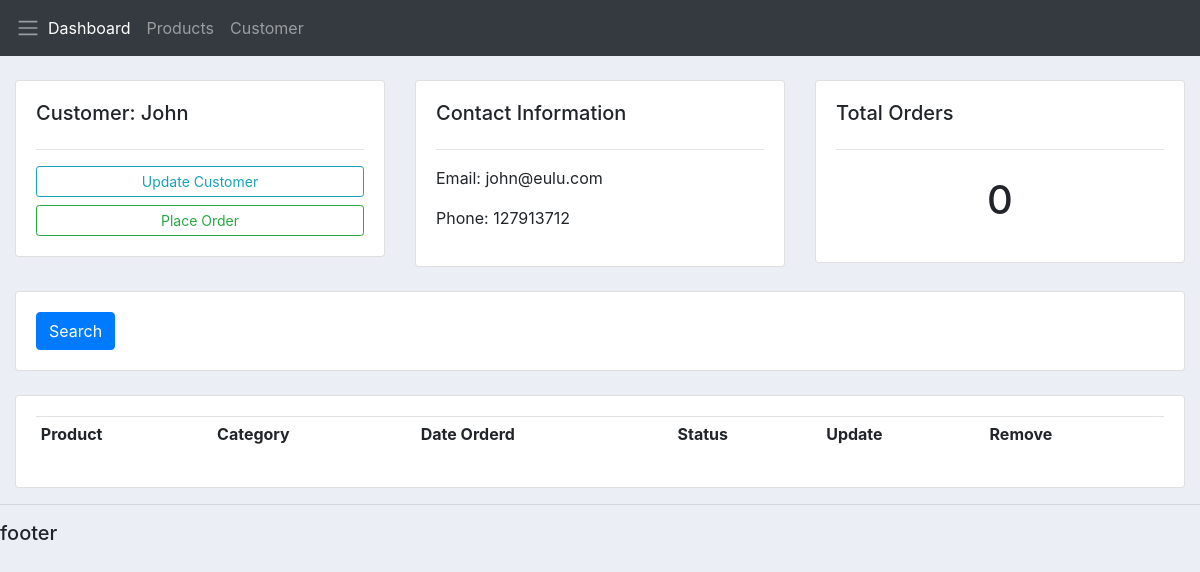
Before: /customer/1/ with the older database file.
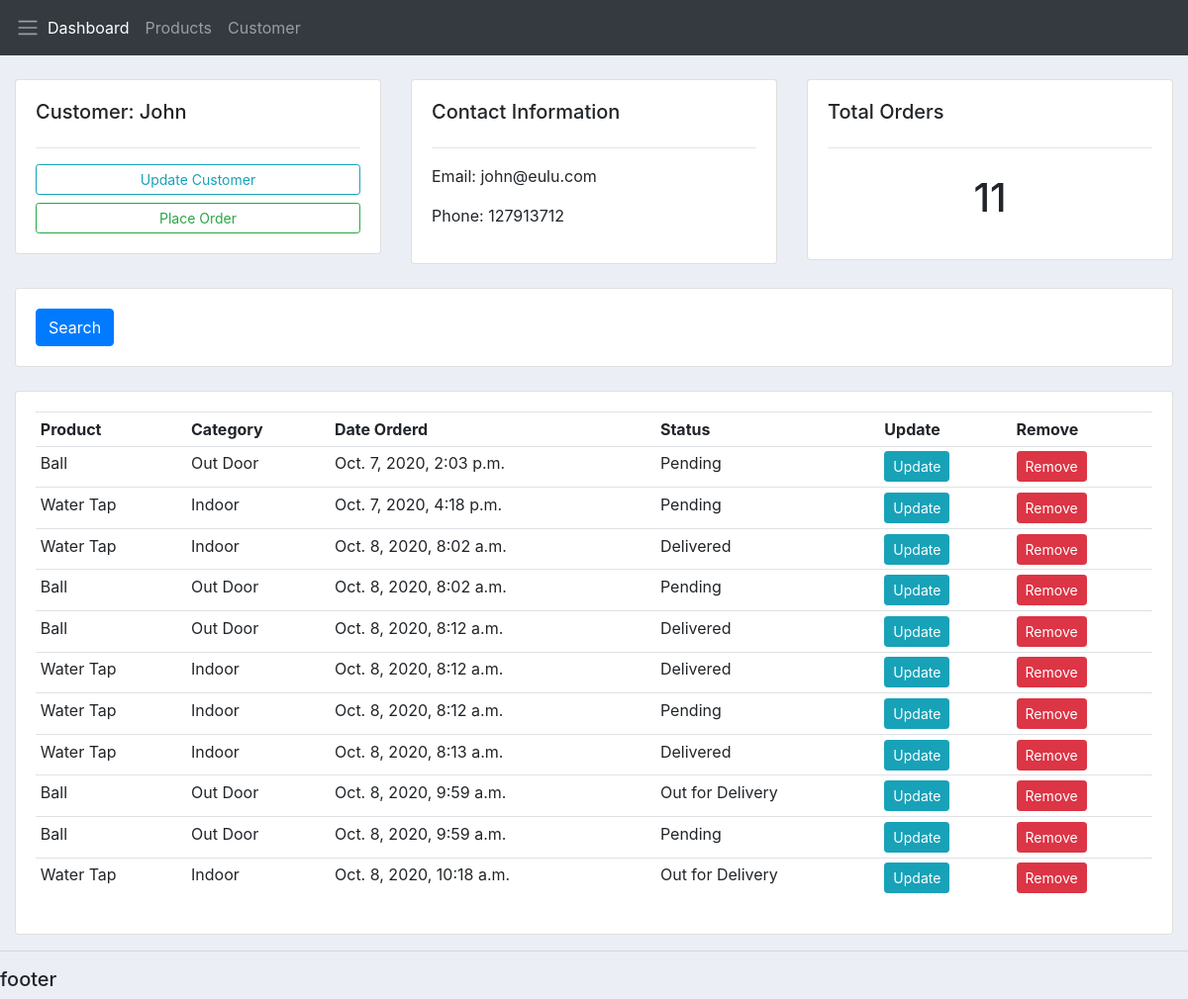
After: the same page with the newer database file.
### accounts/models.py (models this page shows, shortened)
class Customer(models.Model):
    name = models.CharField(max_length=200, null= True)
    phone = models.CharField(max_length=200, null= True)
    email = models.CharField(max_length=200, null= True)
    date_created = models.DateTimeField(auto_now_add = True, null= True)

class Order(models.Model):
    STATUS = (
        ('Pending', 'Pending'),
        ('Out for Delivery', 'Out for Delivery'),
        ('Delivered','Delivered'),
    )
    customer = models.ForeignKey(Customer, null = True, on_delete = models.SET_NULL)
    product = models.ForeignKey(Product, null = True, on_delete = models.SET_NULL)
    date_created = models.DateTimeField(auto_now_add = True, null= True)
    status = models.CharField(max_length=200, null=True, choices=STATUS)

class Product(models.Model):
    CATEGORY = (
        ('Indoor', 'Indoor'),
        ('Out Door', 'Out Door'),
    )
    name = models.CharField(max_length=200, null= True)
    price = models.FloatField(null= True)
    category = models.CharField(max_length=200, null= True, choices=CATEGORY)
    description = models.CharField(max_length=200, null= True, blank=True)
    date_created = models.DateTimeField(auto_now_add = True, null= True)
    tags = models.ManyToManyField(Tag)
    def __str__(self):
        return self.name

### accounts/views.py (the view)
# urls.py: path('customer/<str:pk_test>/', views.customer, name = 'customer'),
def customer(request, pk_test):
    customer = Customer.objects.get(id=pk_test)
    orders = customer.order_set.all()
    order_count = orders.count()
    context = {'customer':customer , 'orders':orders , 'order_count': order_count}
    return render(request , 'accounts/customer.html', context)

### accounts/templates/accounts/customer.html
{%  extends 'accounts/main.html' %}
{% block content %}
	<br>
<div class="row">
	<div class="col-md">
		<div class="card card-body">
			<h5>Customer: {{customer.name}}</h5>
			<hr>
			<a class="btn btn-outline-info  btn-sm btn-block" href="">Update Customer</a>
			<a class="btn btn-outline-success  btn-sm btn-block" href="{% url 'create_order' customer.id %}">Place Order</a>
		</div>
	</div>
	<div class="col-md">
		<div class="card card-body">
			<h5>Contact Information</h5>
			<hr>
			<p>Email: {{customer.email}} </p>
			<p>Phone: {{customer.phone}} </p>
		</div>
	</div>
	<div class="col-md">
		<div class="card card-body">
			<h5>Total Orders</h5>
			<hr>
			<h1 style="text-align: center;padding: 10px">{{order_count}}</h1>
		</div>
	</div>
</div>
<br>
<div class="row">
	<div class="col">
		<div class="card card-body">
			<form method="get">
		    <button class="btn btn-primary" type="submit">Search</button>
		  </form>
		</div>
	</div>
</div>
<br>
<div class="row">
	<div class="col-md">
		<div class="card card-body">
			<table class="table table-sm">
				<tr>
					<th>Product</th>
					<th>Category</th>
					<th>Date Orderd</th>
					<th>Status</th>
					<th>Update</th>
					<th>Remove</th>
				</tr>
				{% for order in orders %}
				<tr>
					<td>{{order.product}}</td>
					<td>{{order.product.category}}</td>
					<td>{{order.date_created}}</td>
					<td>{{order.status}}</td>
					<td><a class="btn btn-sm btn-info" href="{% url 'update_order' order.id %}">Update</a></td>
					<td><a class="btn btn-sm btn-danger" href="{% url 'delete_order' order.id %}">Remove</a></td>
				</tr>
				{% endfor %}
			</table>
		</div>
	</div>
</div>
{% endblock %}

### accounts/templates/accounts/main.html (shortened to what this page needs)
{% load static %}
<!DOCTYPE html>
<html lang="en">
<head>
    <link rel="stylesheet" href="https://stackpath.bootstrapcdn.com/bootstrap/4.5.2/css/bootstrap.min.css">
    <link rel="stylesheet" type = 'text/css' href="{% static '/css/main.css'%}">
</head>
<body>
    {% include 'accounts/navbar.html' %}
    <div class="container-fluid">
    {%block content%}
    {% endblock %}
    </div>
    <hr>
    <h5>footer</h5>
</body>
</html>

### accounts/templates/accounts/navbar.html (shortened to what this page needs)
{% load static %}
<nav class="navbar navbar-expand-lg navbar-dark bg-dark">
      <span class="navbar-toggler-icon"></span>
    <div class="collapse navbar-collapse" id="navbarNav">
      <ul class="navbar-nav">
        <li class="nav-item active">
          <a class="nav-link" href="/">Dashboard</a>
        </li>
        <li class="nav-item">
          <a class="nav-link" href="#">Products</a>
        </li>
        <li class="nav-item">
          <a class="nav-link" href="#">Customer</a>
        </li>
      </ul>
    </div>
  </nav>

### static/css/main.css (style rules this page uses)
body { background-color: #ebeff5; }

Changed rows visible on the page:
added Order: product "Ball", product.category "Out Door", date_created "Oct. 7, 2020, 2:03 p.m.", status "Pending"
added Order: product "Water Tap", product.category "Indoor", date_created "Oct. 7, 2020, 4:18 p.m.", status "Pending"
added Order: product "Water Tap", product.category "Indoor", date_created "Oct. 8, 2020, 8:02 a.m.", status "Delivered"
added Order: product "Ball", product.category "Out Door", date_created "Oct. 8, 2020, 8:02 a.m.", status "Pending"
added Order: product "Ball", product.category "Out Door", date_created "Oct. 8, 2020, 8:12 a.m.", status "Delivered"
added Order: product "Water Tap", product.category "Indoor", date_created "Oct. 8, 2020, 8:12 a.m.", status "Delivered"
added Order: product "Water Tap", product.category "Indoor", date_created "Oct. 8, 2020, 8:12 a.m.", status "Pending"
added Order: product "Water Tap", product.category "Indoor", date_created "Oct. 8, 2020, 8:13 a.m.", status "Delivered"
added Order: product "Ball", product.category "Out Door", date_created "Oct. 8, 2020, 9:59 a.m.", status "Out for Delivery"
added Order: product "Ball", product.category "Out Door", date_created "Oct. 8, 2020, 9:59 a.m.", status "Pending"
added Order: product "Water Tap", product.category "Indoor", date_created "Oct. 8, 2020, 10:18 a.m.", status "Out for Delivery"
Other visible differences:
{{ order_count }}: "0" → "11"
